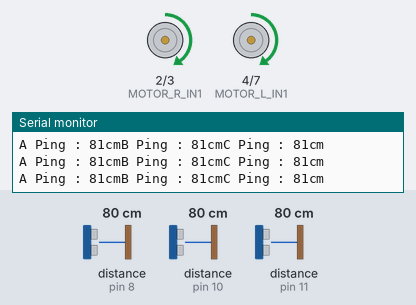
The sketch below on a simulated Arduino Uno, built with avr-gcc and run on an emulated ATmega328P. Parts: motor-driver pin pairs drawn as motors (green arrow = first pin HIGH = forward, orange = second pin HIGH = backward, longer = more drive, scaled by the enable pin), the last lines printed to the serial monitor. Inputs (shaded band) come from the test bench; at power-on: distance to the obstacle (sensors on pin 8, pin 10, pin 11) 80 cm.

Above: at 1.2 s.
1.3 s: distance to the obstacle (sensor on pin 8) set to 22 cm
4.3 s: distance to the obstacle (sensor on pin 8) set to 18 cm
At 5.5 s:
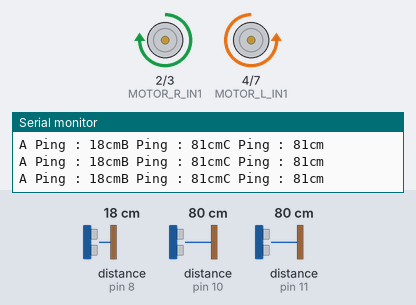
5.8 s: distance to the obstacle (sensor on pin 10) set to 18 cm
8.8 s: distance to the obstacle (sensor on pin 8) set to 60 cm
At 9.4 s:
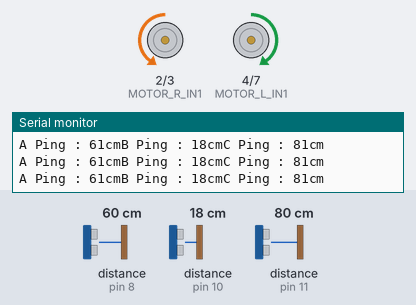
10.4 s: distance to the obstacle (sensor on pin 11) set to 22 cm
11.9 s: distance to the obstacle (sensor on pin 11) set to 18 cm
At 12.2 s:
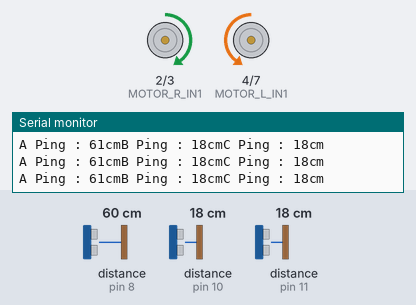
Timing chart, 0 to 14.4 s (numbered marks = the images above; inputs shaded):
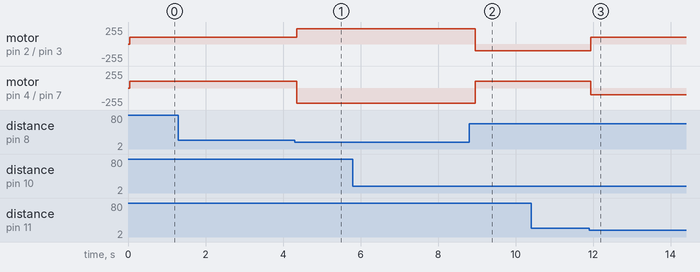

Measured:
- the behaviour switches between 21 and 20 cm on distance to the obstacle (sensor on pin 8) (found by bisection; images 0 and 1)
- the behaviour switches between 21 and 20 cm on distance to the obstacle (sensor on pin 11) (found by bisection; images 2 and 3)
- after the input at 4.3 s, motor on pin 2 (MOTOR_R_IN1) / pin 3 (MOTOR_R_IN2): forward 100/255 → forward 232/255 after 0.06 s; motor on pin 4 (MOTOR_L_IN1) / pin 7 (MOTOR_L_IN2): forward 100/255 → backward 232/255 after 0.06 s
- after the input at 8.8 s, motor on pin 2 (MOTOR_R_IN1) / pin 3 (MOTOR_R_IN2): forward 232/255 → backward 100/255 after 0.16 s; motor on pin 4 (MOTOR_L_IN1) / pin 7 (MOTOR_L_IN2): backward 232/255 → forward 100/255 after 0.16 s
- after the input at 11.9 s, motor on pin 2 (MOTOR_R_IN1) / pin 3 (MOTOR_R_IN2): backward 100/255 → forward 100/255 at once; motor on pin 4 (MOTOR_L_IN1) / pin 7 (MOTOR_L_IN2): forward 100/255 → backward 100/255 at once

The sketch:

newping.ino
```cpp
#include <NewPing.h>
#define MOTOR_R_IN1 2
#define MOTOR_R_IN2 3
#define MOTOR_R_ENA 5

#define MOTOR_L_IN1 4
#define MOTOR_L_IN2 7
#define MOTOR_L_ENB 6

#define SONAR_F_PIN 8
#define SONAR_R_PIN 10
#define SONAR_L_PIN 11

double F_distance =0;
double L_distance =0;
double R_distance =0;

int speed_l=100;
int speed_r=100;
int dir_r=1;
int dir_l=1;

NewPing sonar[3] =
{
  NewPing (SONAR_F_PIN, SONAR_F_PIN, 500),
  NewPing (SONAR_R_PIN, SONAR_R_PIN, 500),
  NewPing (SONAR_L_PIN, SONAR_L_PIN, 500),
};

void motor_control(int dir_l,int speed_l,int dir_r,int speed_r)
{
{
   if(dir_l ==1) // 전진
   {
     digitalWrite(MOTOR_L_IN1, HIGH);
     digitalWrite(MOTOR_L_IN2, LOW);
     analogWrite(MOTOR_L_ENB, speed_l);
   }
   else if( dir_l == -1)//후진
   {
     digitalWrite(MOTOR_L_IN1, LOW);
     digitalWrite(MOTOR_L_IN2, HIGH);
     analogWrite(MOTOR_L_ENB, speed_l);
   }
   else
   {
     digitalWrite(MOTOR_L_IN1, LOW);
     digitalWrite(MOTOR_L_IN2, LOW);
     analogWrite(MOTOR_L_ENB, 0);
   }

      if(dir_r ==1) // 전진
   {
     digitalWrite(MOTOR_R_IN1, HIGH);
     digitalWrite(MOTOR_R_IN2, LOW);
     analogWrite(MOTOR_R_ENA, speed_r);
   }
   else if( dir_r == -1)//후진
   {
     digitalWrite(MOTOR_R_IN1, LOW);
     digitalWrite(MOTOR_R_IN2, HIGH );
     analogWrite(MOTOR_R_ENA, speed_r);
   }
   else
   {
     digitalWrite(MOTOR_R_IN1, LOW);
     digitalWrite(MOTOR_R_IN2, LOW);
     analogWrite(MOTOR_R_ENA, 0);
   }
}
}
void setup() {
  // put your setup code here, to run once:
  Serial.begin(9600); //9600 속도로 통신을 시작 한다.
  pinMode(MOTOR_R_IN1, OUTPUT);
  pinMode(MOTOR_R_IN2, OUTPUT);
  pinMode(MOTOR_R_ENA, OUTPUT);
  pinMode(MOTOR_L_IN1, OUTPUT);
  pinMode(MOTOR_L_IN2, OUTPUT);
  pinMode(MOTOR_L_ENB, OUTPUT);

  F_distance = sonar[0].ping_cm() * 10;
  L_distance = sonar[1].ping_cm() * 10;
  R_distance = sonar[2].ping_cm() * 10;
}

void loop(){

  F_distance = sonar[0].ping_cm() * 10;
  L_distance = sonar[1].ping_cm() * 10;
  R_distance = sonar[2].ping_cm() * 10;

  Serial.print("A Ping : ");
  Serial.print(sonar[0].ping_cm());
  Serial.print("cm");
  Serial.print("B Ping : ");
  Serial.print(sonar[1].ping_cm());
  Serial.print("cm");
  Serial.print("C Ping : ");
  Serial.print(sonar[2].ping_cm());
  Serial.println("cm");
  motor_control(dir_l, speed_l, dir_r, speed_r);

  if(F_distance<=200)
  {
    motor_control(-1, 1000, 1, 1000);
    delay(50);
    motor_control(-1, 1000, 1, 1000);
    delay(50);
    motor_control(-1, 1000, 1, 1000);
    delay(50);
  }
  else if(R_distance<=200)
  {
    motor_control(-1, 100, 1, 100);
    delay(50);
    motor_control(-1, 100, 1, 100);
    delay(50);
  }
  else if(L_distance<=200)
  {
    motor_control(1, 100, -1, 100);
    delay(50);
    motor_control(1, 100, -1, 100);
    delay(50);
  }
}
```
